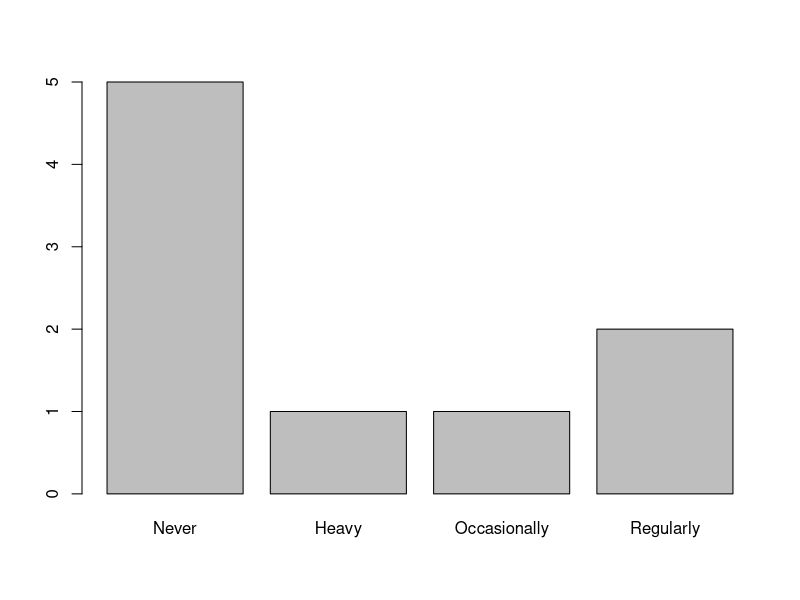
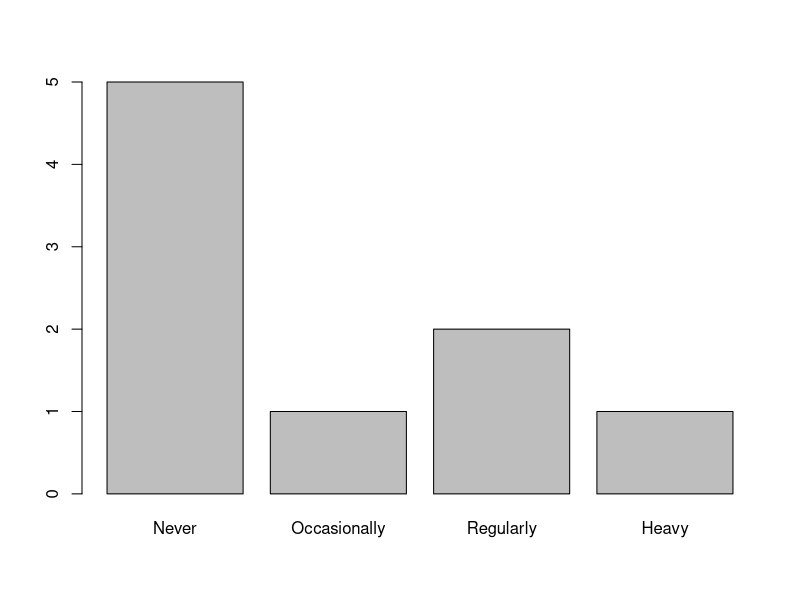

These figures' R source, in order:
## ---- chunk 1
library(tidyverse)
library(palmerpenguins)
## ---- chunk 2
# ifelse(test, value if true, value if false)

x <- 1:10
x

ifelse(x > 5, 100, 0)
ifelse(x > 5, 100, x) # leave small values alone 

x <- sample(c(1:10, NA), replace=TRUE, 30)
x
x <- ifelse(is.na(x), 0, x)  # replace NA values with 0
x

# without ifelse:
x <- sample(c(1:10, NA), replace=TRUE, 30)
x
x[is.na(x)] <- 0
x
## ---- chunk 3

## ---- chunk 4
smoke <- c("Never", "Never", "Heavy", "Never", "Occasionally","Never", "Never", "Regularly", "Regularly", "No")
## ---- chunk 5
table(smoke)
## ---- chunk 6
smoke_factor <- factor(smoke)
smoke_factor
## ---- chunk 7
levels(smoke_factor)
## ---- chunk 8
smoke_factor <- factor(
  smoke,
  # allowed levels
  levels = c("Never", "Heavy", "Occasionally", "Regularly") 
)

levels(smoke_factor)
smoke_factor
## ---- chunk 9
barplot(table(smoke_factor))

smoke_factor <- factor(
  smoke,
  # allowed levels in some desired order
  levels = c("Never", "Occasionally", "Regularly", "Heavy") 
)

barplot(table(smoke_factor))
## ---- chunk 10
smoke_factor <- factor(
  smoke,
  # create allowed levels in some desired order
  levels = c("Never", "Occasionally", "Regularly", "Heavy"),
  # logical flag to determine if the levels should be regarded as ordered (in the order given) for any comparisons
  ordered = TRUE
  )

smoke_factor
## ---- chunk 11
smoke_factor
smoke_factor > "Occasionally"

# how many survey respondents smoke more than Occasionally
sum(smoke_factor > "Occasionally", na.rm = TRUE)
## ---- chunk 12
smoke
smoke_factor
is.na(smoke_factor)
which(is.na(smoke_factor))
smoke[which(is.na(smoke_factor))]
## ---- chunk 13
levels(smoke_factor)
smoke_factor <- addNA(smoke_factor)
levels(smoke_factor)
smoke_factor
## ---- chunk 14
levels(smoke_factor)
levels(smoke_factor)[5]
levels(smoke_factor)[5] <- "Invalid answer"
levels(smoke_factor)
smoke_factor
## ---- chunk 15
# create our factor vector as usual
smoke_factor <- factor(
  smoke,
  levels = c("Never","Occasionally","Regularly","Heavy"),
  ordered = TRUE
  )
smoke_factor

# recode levels that are not "Never" to "Yes"
levels(smoke_factor)
levels(smoke_factor)[2:4] 
levels(smoke_factor)[2:4] <- "Yes"
levels(smoke_factor)
smoke_factor
table(smoke_factor)
## ---- chunk 16
age_group <- c(
  "35-50",
  "25-34",
  "50-65",
  "65+",
  "18-24",
  "18-24",
  "50-65",
  "35-50",
  "50-65",
  "18-24",
  "18-24",
  "65+",
  "65+"
  )

# your code here               


## ---- chunk 17
cer <- read_csv("data/cervical_cancer_data.csv")


## ---- chunk 18
# make a factor

# add NA as an explicit level


# recode NA into "Invalid Answer"


## ---- chunk 19
my_study <- data.frame(id = c(1, 2, 3, 4, 5),
                       study_condition = c(0, 1, 0, 0, 1),
                       outcome = c(4, 6, 3, 4, 6))

table(my_study$study_condition)  # which is treatment and which is control?

my_study$study_condition <- factor(my_study$study_condition, 
                                   levels = c(0, 1),
                                   labels = c("control", "treatment"))
# make sure levels and labels are in the same order above, or, even better:
my_study$study_condition <- factor(my_study$study_condition, 
                                   labels = c("0"="control", "1"="treatment"))

table(my_study$study_condition) # much better!
## ---- chunk 20
NA  
y <- c("dog", "cat", NA, NA, "bird")
y
x <- c(NA, 2, NA, 4, NA, 6, NA, 6, 6, 4)
x

is.na(y)
is.na(x)  
## ---- chunk 21
sum(is.na(x))

sum(c(TRUE, FALSE))
x
sum(is.na(x))  
## ---- chunk 22
mean(x)
mean(x, na.rm=TRUE)
## ---- chunk 23
penguins$bill_length_mm

is.na(penguins$bill_length_mm)


!is.na(penguins$bill_length_mm)  # ! is not


penguins[ !is.na(penguins$bill_length_mm)   ,  ]

dim(penguins)

# not missing bill length AND bill length < 34

!is.na(penguins$bill_length_mm) &  penguins$bill_length_mm < 34

penguins[!is.na(penguins$bill_length_mm) & penguins$bill_length_mm < 34, ]
dim(penguins[!is.na(penguins$bill_length_mm) & penguins$bill_length_mm < 34, ])

penguins[penguins$bill_length_mm < 34, ]
dim(penguins[penguins$bill_length_mm < 34, ])
## ---- chunk 24
complete.cases(penguins)

penguins[ !complete.cases(penguins) , ]


dim(penguins)

penguins[complete.cases(penguins), ] ## effectively drops rows with any missing values
dim(penguins[complete.cases(penguins), ])
## ---- chunk 25
na.omit(penguins) # is the same as code chunk above
dim(na.omit(penguins))
## ---- chunk 26
penguins$bill_depth_mm 
is.na(penguins$bill_depth_mm)
sum(is.na(penguins$bill_depth_mm))


is.na(penguins$bill_depth_mm) # missing
!is.na(penguins$bill_depth_mm) # not missing
penguins$bill_depth_mm[ !is.na(penguins$bill_depth_mm) ] # index with not missing
mean(penguins$bill_depth_mm[ !is.na(penguins$bill_depth_mm) ]) # mean of not missing

# same as
mean(penguins$bill_depth_mm, na.rm=TRUE)
## ---- chunk 27

## ---- chunk 28

## ---- chunk 29
summary(penguins)
## ---- chunk 30
penguins %>%
  summarize(across(everything(), \(x) sum(is.na(x))))
## ---- chunk 31
penguins %>%
  summarize(across(everything(), ~sum(is.na(.x))))
